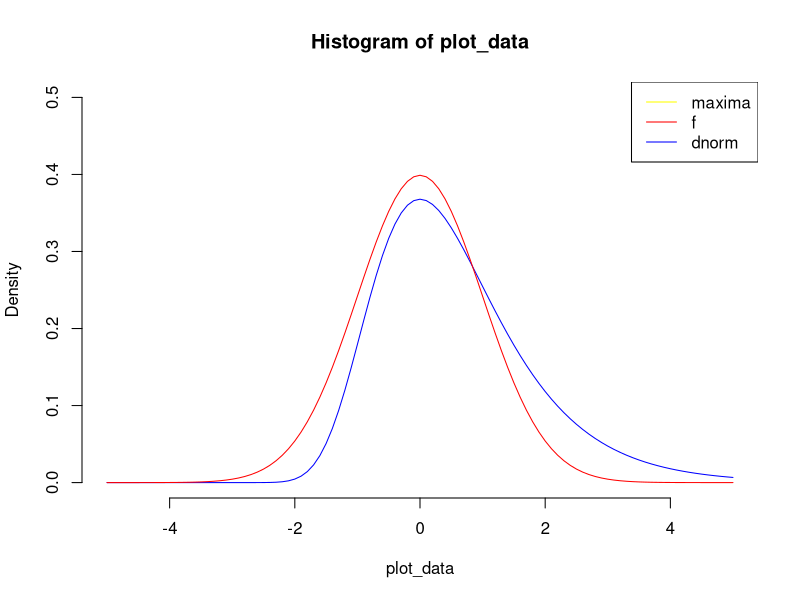

This chart was generated by the following R code:
# Solutions to Module 4 

# Problem 2
rm(list=ls())
1-pnorm(15, mean=14,sd=2.04393/sqrt(100)) 

# Problem 3 
rm(list=ls())
require(mvtnorm)
data<-rmvnorm(50,mean=c(9,10),sigma=matrix(c(3,2,2,5),nrow=2))
meanxy<-apply(data,1,mean)
varxy<-apply(data,1,var)
mean(meanxy) + c(-1,1)*1.96*sqrt(var(meanxy)/50) #95%CI for mean
mean(varxy) + c(-1,1)*1.96*sqrt(var(varxy)/50) #95%CI for variance
sqrt(1.912846)
sqrt(4.173590)
rnorm(10000, mean=c(9.27048, 10.40593), sd=c(1.383057, 4.173590))


# Problem 4 

rm(list=ls())

#chi-square distribution
X1 <- rchisq(10000, df=10)
# gamma distribution
X2 <- rgamma(10000, shape=1, scale=2)
# t distribution
X3 <- rt(10000, df=3)
# calculate mean E(Y)
Y <- sqrt(X1)*(X2)+4*(X3^2)
meanY<- mean(Y)
# Print mean E(Y)
print (meanY)



# Problem 5

#take a sample of 1000 from standard normal distribuion
# Repeating it 1000 times
rm(list=ls())
size<- 1000
nsim<- 1000
my.data <- matrix(rnorm(size*nsim, mean=0, sd=1))
maxima <- apply(my.data,1, max)
#subtract an from the maxima value and then divide it by bn
n<- size
an <- sqrt(2*log(n)) - 0.5*(log(log(n))+log(4*pi))*(2*log(n))^(-1/2)
bn <- (2*log(n))^(-1/2)
plot_data<-(maxima - an/bn)
# now we plot the density from the normalised maxima
hist(plot_data, freq=F,xlim=c(-5,5), ylim=c(0,0.5))
# now add the density function 
f<-function(x){exp(-x)*exp(-exp(-x))}
curve(f, add=TRUE, col = "blue")
curve(dnorm, add=TRUE, col = "red")
legend("topright",c("maxima","f","dnorm"),col=c("yellow","red","blue"),lty=c(1,1,1))
